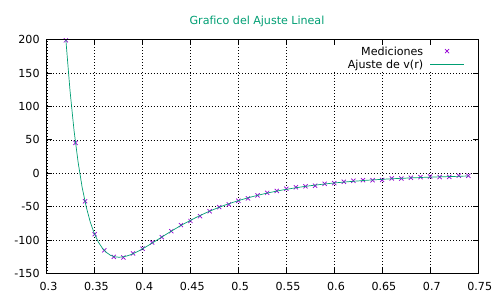

Here is the gnuplot script that generated this plot:
set dummy x

# Definimos la función a ajustar
F(x) = 4 * prfpot * ( (sigma / x)**12 - (sigma / x)**6 )   # Funcion  en x con parámetros a y b               

# Estimacion inicial de los parámetros
prfpot = 2  
sigma = 2

# Archivo de datos
fileData = "data/datos.dat"
fileGraf = "parcial2b.pdf"

# Realización del Ajuste
# Nuestro conjunto de datos están guardado en el archivo tipo texto llamado "decaimiento.txt"
fit F(x) fileData via prfpot, sigma


# Comienzo del Gráfico
##############################

# Definimos la terminal a utilizar y el nombre del grafico.
set terminal pdf
set output fileGraf

set title "Grafico del Ajuste Lineal   " tc lt 2
set label 'valores ajustados '
set grid

plot fileData w points pt 2 ps 0.5 title "Mediciones", F(x) title "Ajuste de v(r)"
pause -1

